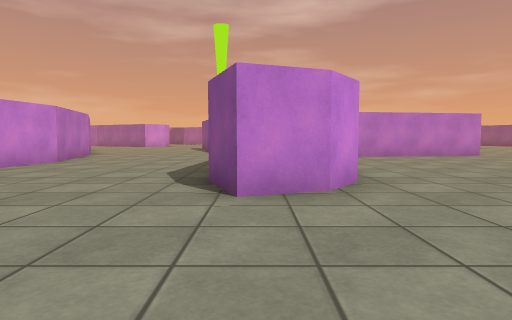
view 1 (above)

16 first-person views from a walk through a 3-D level made in the Unity game engine. The camera is 0.72 m above the floor, tilts 4° down and sees 75° across. The floor is counted in squares, 1 m on a side. Each view is taken from the middle of a square. On the plan, view 1 faces up. The plan holds only what a view shows up to about 10 squares ahead; the rest is blank. The place goes on beyond the plan. The player character is not drawn. Door leaves are left out, so doorways stand open. Surface patterns are stand-ins for the level's own textures.

view 2
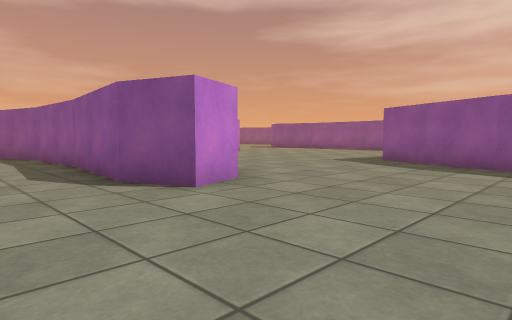

view 3
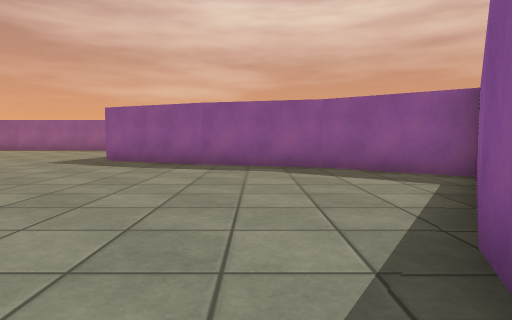

view 4
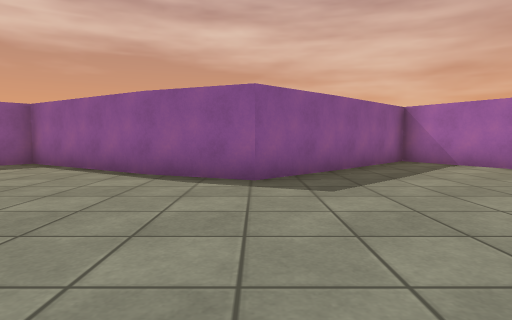

view 5
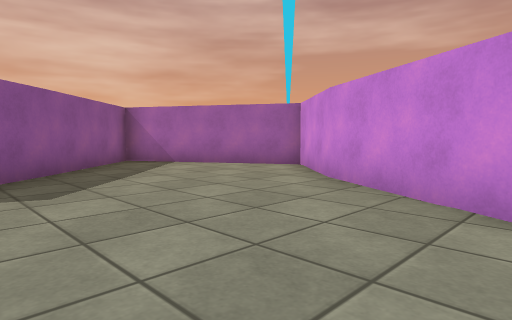

view 6
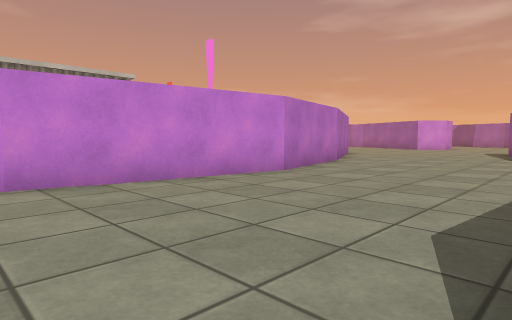

view 7
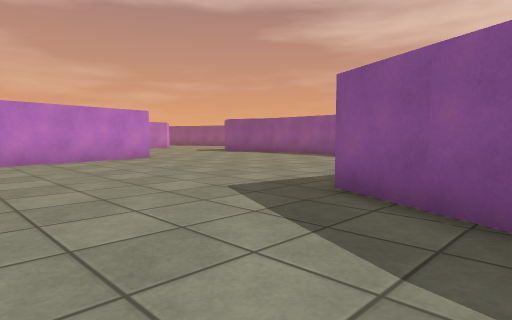

view 8
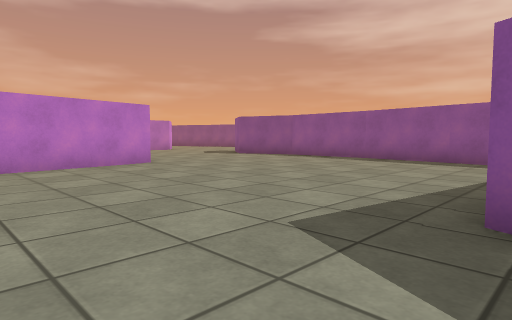

view 9
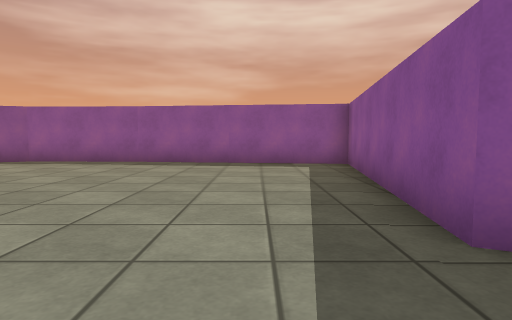

view 10
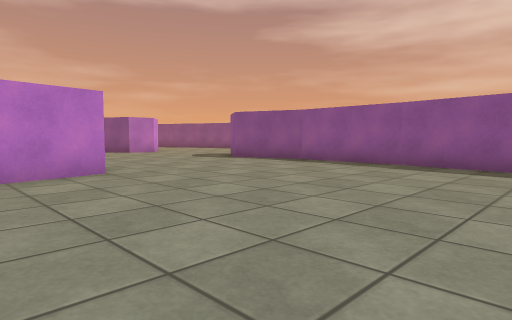

view 11
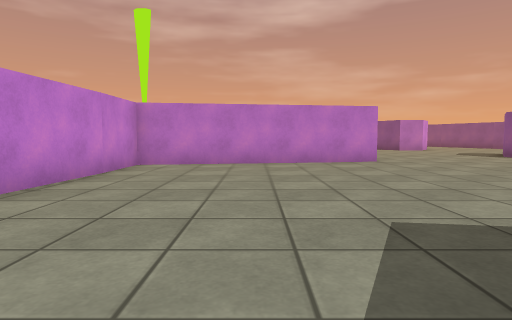

view 12
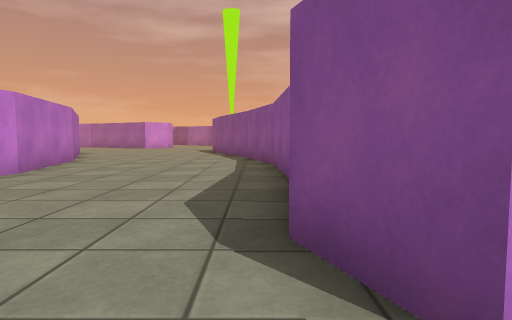

view 13
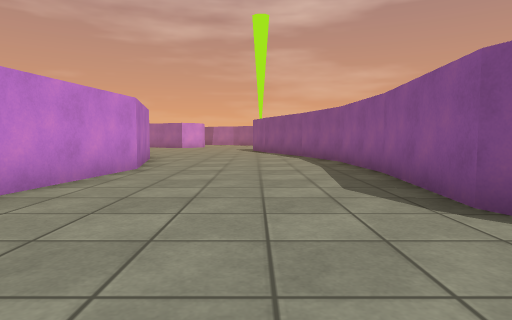

view 14
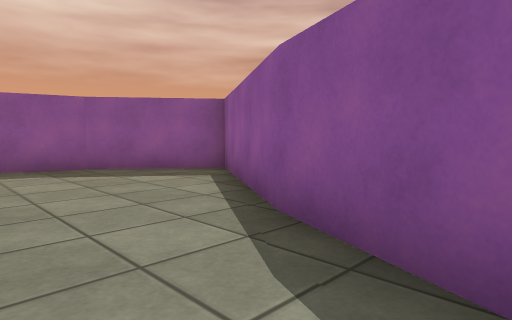

view 15
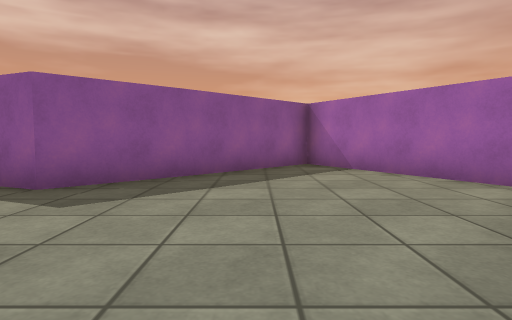

view 16
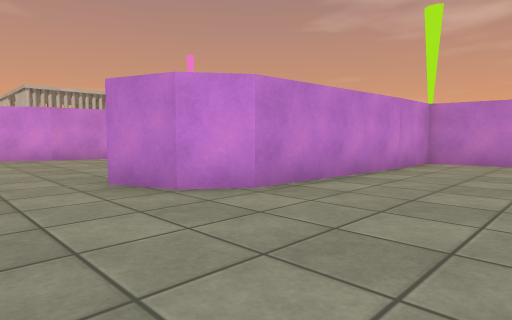

### Floor plan
Points are (right, up) in squares from view 1. A wall is a line through its corners. A room is listed if a view was taken in it or the views show most of it. See-through windows are left out.
Room 1 (views 1, 2, 3, 4, 5, 6, 7, 8, 9, 10, 11, 12, 13, 14, 15, 16)
walls: (-0.4, 8.7) (-0.5, 11.8); (5.6, 1.3) (7.2, 4.6) (13.9, 3.5) (14.7, 9.5); (-0.5, 11.7) (-0.9, 13.1); (-1, -1.4) (3, -4) (4.9, -1.6) (5.7, 1.5); (8.6, 12.7) (2.1, 11.6) (1.6, 5.3) (1, 4.5) (-0.2, 4) (-0.8, 5.4) (-0.4, 8.8); (-8.1, 1.7) (-10, -0.4) (-7.3, -5); (-6.5, 13) (-5.7, 9.6) (-6.4, 4.7) (-8.2, 1.6); (14.7, 9.3) (14.8, 12.6) (14.5, 13.4); (-7.5, -4.9) (-3, -0.5) (-0.8, -1.5)

Positions as (right, up) in squares from view 1, and headings:
1: (0, 0), facing up
2: (-3, 0), facing up-right
3: (-3, 0), facing right
4: (-3, 5), facing down
5: (-3, 5), facing down-left
6: (-1, 4), facing up-left
7: (3, 2), facing up-right
8: (4, 4), facing up-right
9: (5, 6), facing right
10: (6, 6), facing up-right
11: (5, 3), facing up
12: (-1, 3), facing up
13: (-3, 2), facing up
14: (-3, 1), facing down-right
15: (-6, 4), facing down
16: (5, 2), facing up-left
